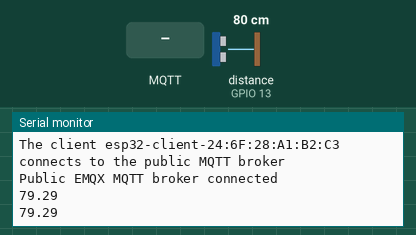
A sketch run on a simulated ESP32. Shown: the last lines printed to the serial monitor. Wiring (inferred from the names in the program): ultrasonic range finder: trigger GPIO 14; echo GPIO 13. The test bench sets the inputs (shaded band); at power-on: distance to the obstacle (sensor on GPIO 13) 80 cm. The echo pulse lasts 58.3 µs per cm; WiFi joins after 1.5 s; servers stay silent unless stated; no MQTT or app messages arrive unless stated.

Above: at 2.7 s.
2.8 s: MQTT message "0" arrives on the first subscribed topic
5.0 s: distance to the obstacle (sensor on GPIO 13) set to 2 cm
At 5.5 s:
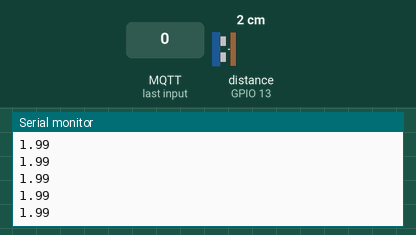
6.5 s: MQTT message "5" arrives on the first subscribed topic
8.0 s: distance to the obstacle (sensor on GPIO 13) set to 4 cm
At 8.7 s:
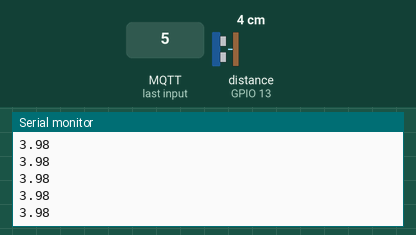
Timing chart, 0 to 10.5 s (numbered marks = the images above; inputs shaded):
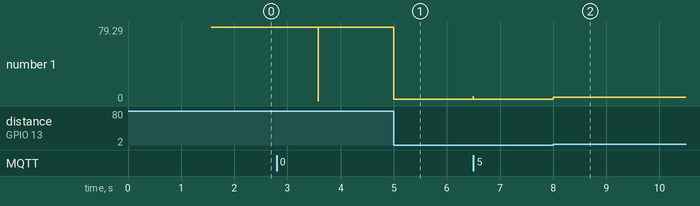

The sketch:

water-level-monitoring-subsystem.ino
```cpp
#include <WiFi.h>
#include <PubSubClient.h>

// WiFi
// const char *ssid = "mert";
// const char *password = "20190602001";

// // WiFi
const char *ssid = "POCO F2 Pro";
const char *password = "c.ronaldo";

// MQTT Broker
const char *mqtt_broker = "broker.emqx.io";
const char *topic = "emqx/esp32";
const char *wltopic = "water-level";
const char *frequencyTopic = "sample-frequency";
const char *mqtt_username = "emqx";
const char *mqtt_password = "public";
const int mqtt_port = 1883;

const int trigPin = 14;
const int echoPin = 13;

int sampleFrequency = 1000;

//define sound speed in cm/uS
#define SOUND_SPEED 0.034
#define CM_TO_INCH 0.393701

#define RGB_BRIGHTNESS 32 // Change white brightness (max 255)

int duration;
float distanceCm;


WiFiClient espClient;
PubSubClient client(espClient);

void setup() {
    setLed(false);
    Serial.begin(115200); // Starts the serial communication
    pinMode(trigPin, OUTPUT); // Sets the trigPin as an Output
    pinMode(echoPin, INPUT); // Sets the echoPin as an Input
    // Set software serial baud to 115200;
    Serial.begin(115200);
    // Connecting to a WiFi network
    WiFi.begin(ssid, password);
    while (WiFi.status() != WL_CONNECTED) {
        delay(500);
        Serial.println("Connecting to WiFi..");
    }
    Serial.println("Connected to the Wi-Fi network");
    //connecting to a mqtt broker
    client.setServer(mqtt_broker, mqtt_port);
    client.setCallback(callback);
    while (!client.connected()) {
        String client_id = "esp32-client-";
        client_id += String(WiFi.macAddress());
        Serial.printf("The client %s connects to the public MQTT broker\n", client_id.c_str());
        if (client.connect(client_id.c_str(), mqtt_username, mqtt_password)) {
            Serial.println("Public EMQX MQTT broker connected");
            setLed(true);
        } else {
            setLed(false);
            Serial.print("failed with state ");
            Serial.print(client.state());
            delay(2000);
        }
    }
    // Publish and subscribe
    client.subscribe(frequencyTopic);
}

void callback(char *topic, byte *payload, unsigned int length) {
    Serial.print("Message arrived in topic: ");
    Serial.println(topic);

    String str = "";
    for (int i = 0; i < length; i++) {
        str.concat((char) payload[i]);
    }

    if(strcmp(topic, frequencyTopic) == 0){
      sampleFrequency =  str.toInt();
      Serial.println(sampleFrequency);
      Serial.println("changed sample-frequency");
    }
}

void setLed(bool green){
    #ifdef RGB_BUILTIN
      if(green){
        neopixelWrite(RGB_BUILTIN,0,RGB_BRIGHTNESS,0); // Green
      } else{
        neopixelWrite(RGB_BUILTIN,RGB_BRIGHTNESS,0,0); // Red
      }
    #endif
}

void loop() {
    // Clears the trigPin
    digitalWrite(trigPin, LOW);
    delayMicroseconds(2);
    // Sets the trigPin on HIGH state for 10 micro seconds
    digitalWrite(trigPin, HIGH);
    delayMicroseconds(10);
    digitalWrite(trigPin, LOW);

    // Reads the echoPin, returns the sound wave travel time in microseconds
    duration = pulseIn(echoPin, HIGH);
    // Calculate the distance
    distanceCm = duration * SOUND_SPEED/2;
    char temp[10];
    int waterLevel = map(distanceCm, 5, 50, 400, 0);
    if(waterLevel < 0){
      waterLevel = 0;
    }
    ltoa(waterLevel,temp,10);
    Serial.println(distanceCm);
    client.publish(wltopic, temp);
    client.loop();
    delay(sampleFrequency);


}
```

Measured:
- after the input at 5.0 s, the serial monitor: prints a new line at once (image 1)
- after the input at 8.0 s, the serial monitor: prints a new line at once (image 2)
- plotted number 1: 79.29 → 1.99 after the input at 5.0 s, 1.99 → 3.98 after the input at 8.0 s
